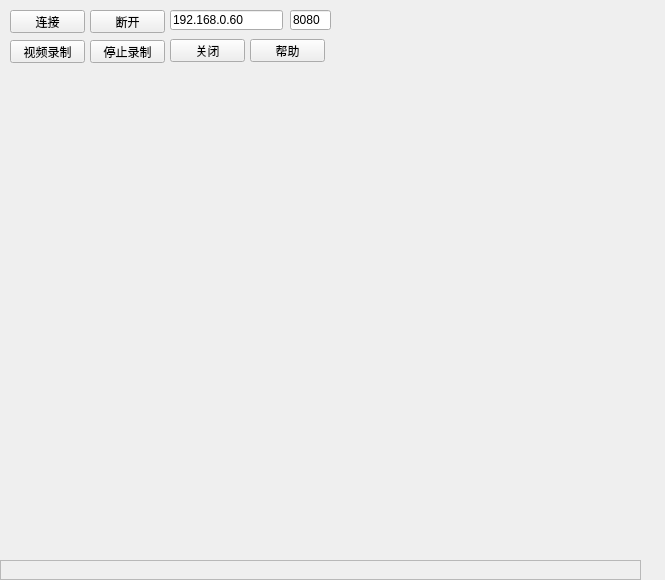
<?xml version="1.0" encoding="UTF-8"?>
<ui version="4.0">
 <class>Widget</class>
 <widget class="QWidget" name="Widget">
  <property name="enabled">
   <bool>true</bool>
  </property>
  <property name="geometry">
   <rect>
    <x>0</x>
    <y>0</y>
    <width>665</width>
    <height>580</height>
   </rect>
  </property>
  <property name="windowTitle">
   <string>Monitor_f403tech</string>
  </property>
  <widget class="QPushButton" name="connect">
   <property name="geometry">
    <rect>
     <x>10</x>
     <y>10</y>
     <width>75</width>
     <height>23</height>
    </rect>
   </property>
   <property name="text">
    <string>连接</string>
   </property>
  </widget>
  <widget class="QPushButton" name="stop">
   <property name="geometry">
    <rect>
     <x>90</x>
     <y>10</y>
     <width>75</width>
     <height>23</height>
    </rect>
   </property>
   <property name="text">
    <string>断开</string>
   </property>
  </widget>
  <widget class="QLineEdit" name="lineEdit">
   <property name="geometry">
    <rect>
     <x>170</x>
     <y>10</y>
     <width>113</width>
     <height>20</height>
    </rect>
   </property>
   <property name="text">
    <string>192.168.0.60</string>
   </property>
  </widget>
  <widget class="QLabel" name="statuslabel">
   <property name="geometry">
    <rect>
     <x>0</x>
     <y>560</y>
     <width>641</width>
     <height>20</height>
    </rect>
   </property>
   <property name="frameShape">
    <enum>QFrame::StyledPanel</enum>
   </property>
   <property name="text">
    <string/>
   </property>
  </widget>
  <widget class="QLineEdit" name="port">
   <property name="geometry">
    <rect>
     <x>290</x>
     <y>10</y>
     <width>41</width>
     <height>20</height>
    </rect>
   </property>
   <property name="text">
    <string>8080</string>
   </property>
  </widget>
  <widget class="QLabel" name="Image">
   <property name="geometry">
    <rect>
     <x>0</x>
     <y>70</y>
     <width>640</width>
     <height>480</height>
    </rect>
   </property>
   <property name="text">
    <string/>
   </property>
  </widget>
  <widget class="QPushButton" name="record">
   <property name="geometry">
    <rect>
     <x>10</x>
     <y>40</y>
     <width>75</width>
     <height>23</height>
    </rect>
   </property>
   <property name="text">
    <string>视频录制</string>
   </property>
  </widget>
  <widget class="QPushButton" name="stoprecord">
   <property name="geometry">
    <rect>
     <x>90</x>
     <y>40</y>
     <width>75</width>
     <height>23</height>
    </rect>
   </property>
   <property name="text">
    <string>停止录制</string>
   </property>
  </widget>
  <widget class="QPushButton" name="pushButton">
   <property name="geometry">
    <rect>
     <x>170</x>
     <y>39</y>
     <width>75</width>
     <height>23</height>
    </rect>
   </property>
   <property name="text">
    <string>关闭</string>
   </property>
  </widget>
  <widget class="QPushButton" name="help">
   <property name="geometry">
    <rect>
     <x>250</x>
     <y>39</y>
     <width>75</width>
     <height>23</height>
    </rect>
   </property>
   <property name="text">
    <string>帮助</string>
   </property>
  </widget>
 </widget>
 <layoutdefault spacing="6" margin="11"/>
 <resources/>
 <connections>
  <connection>
   <sender>pushButton</sender>
   <signal>clicked()</signal>
   <receiver>Widget</receiver>
   <slot>close()</slot>
   <hints>
    <hint type="sourcelabel">
     <x>207</x>
     <y>50</y>
    </hint>
    <hint type="destinationlabel">
     <x>308</x>
     <y>40</y>
    </hint>
   </hints>
  </connection>
 </connections>
</ui>
